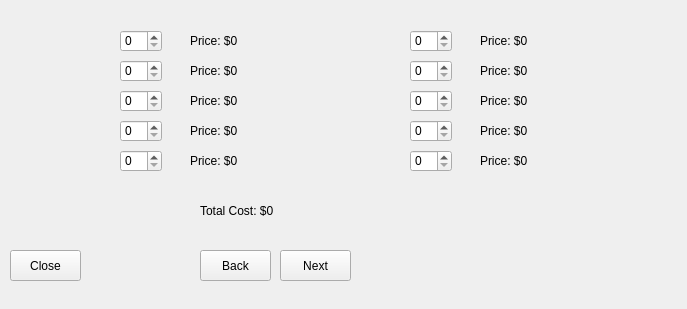
<?xml version="1.0" encoding="UTF-8"?>
<ui version="4.0">
 <class>Form</class>
 <widget class="QWidget" name="Form">
  <property name="geometry">
   <rect>
    <x>0</x>
    <y>0</y>
    <width>687</width>
    <height>309</height>
   </rect>
  </property>
  <property name="windowTitle">
   <string>Form</string>
  </property>
  <widget class="QSpinBox" name="spinBox">
   <property name="geometry">
    <rect>
     <x>120</x>
     <y>30</y>
     <width>42</width>
     <height>22</height>
    </rect>
   </property>
  </widget>
  <widget class="QPushButton" name="nextButton">
   <property name="geometry">
    <rect>
     <x>280</x>
     <y>250</y>
     <width>71</width>
     <height>31</height>
    </rect>
   </property>
   <property name="text">
    <string>Next</string>
   </property>
  </widget>
  <widget class="QLabel" name="label">
   <property name="geometry">
    <rect>
     <x>190</x>
     <y>30</y>
     <width>111</width>
     <height>21</height>
    </rect>
   </property>
   <property name="text">
    <string>Price: $0</string>
   </property>
  </widget>
  <widget class="QLabel" name="label2">
   <property name="geometry">
    <rect>
     <x>190</x>
     <y>60</y>
     <width>111</width>
     <height>21</height>
    </rect>
   </property>
   <property name="text">
    <string>Price: $0</string>
   </property>
  </widget>
  <widget class="QSpinBox" name="spinBox2">
   <property name="geometry">
    <rect>
     <x>120</x>
     <y>60</y>
     <width>42</width>
     <height>22</height>
    </rect>
   </property>
  </widget>
  <widget class="QLabel" name="label3">
   <property name="geometry">
    <rect>
     <x>190</x>
     <y>90</y>
     <width>111</width>
     <height>21</height>
    </rect>
   </property>
   <property name="text">
    <string>Price: $0</string>
   </property>
  </widget>
  <widget class="QSpinBox" name="spinBox3">
   <property name="geometry">
    <rect>
     <x>120</x>
     <y>90</y>
     <width>42</width>
     <height>22</height>
    </rect>
   </property>
  </widget>
  <widget class="QLabel" name="label4">
   <property name="geometry">
    <rect>
     <x>190</x>
     <y>120</y>
     <width>111</width>
     <height>21</height>
    </rect>
   </property>
   <property name="text">
    <string>Price: $0</string>
   </property>
  </widget>
  <widget class="QSpinBox" name="spinBox4">
   <property name="geometry">
    <rect>
     <x>120</x>
     <y>120</y>
     <width>42</width>
     <height>22</height>
    </rect>
   </property>
  </widget>
  <widget class="QLabel" name="label5">
   <property name="geometry">
    <rect>
     <x>190</x>
     <y>150</y>
     <width>111</width>
     <height>21</height>
    </rect>
   </property>
   <property name="text">
    <string>Price: $0</string>
   </property>
  </widget>
  <widget class="QSpinBox" name="spinBox5">
   <property name="geometry">
    <rect>
     <x>120</x>
     <y>150</y>
     <width>42</width>
     <height>22</height>
    </rect>
   </property>
  </widget>
  <widget class="QLabel" name="label6">
   <property name="geometry">
    <rect>
     <x>480</x>
     <y>30</y>
     <width>111</width>
     <height>21</height>
    </rect>
   </property>
   <property name="text">
    <string>Price: $0</string>
   </property>
  </widget>
  <widget class="QSpinBox" name="spinBox6">
   <property name="geometry">
    <rect>
     <x>410</x>
     <y>30</y>
     <width>42</width>
     <height>22</height>
    </rect>
   </property>
  </widget>
  <widget class="QLabel" name="label7">
   <property name="geometry">
    <rect>
     <x>480</x>
     <y>60</y>
     <width>111</width>
     <height>21</height>
    </rect>
   </property>
   <property name="text">
    <string>Price: $0</string>
   </property>
  </widget>
  <widget class="QSpinBox" name="spinBox7">
   <property name="geometry">
    <rect>
     <x>410</x>
     <y>60</y>
     <width>42</width>
     <height>22</height>
    </rect>
   </property>
  </widget>
  <widget class="QLabel" name="label8">
   <property name="geometry">
    <rect>
     <x>480</x>
     <y>90</y>
     <width>111</width>
     <height>21</height>
    </rect>
   </property>
   <property name="text">
    <string>Price: $0</string>
   </property>
  </widget>
  <widget class="QSpinBox" name="spinBox8">
   <property name="geometry">
    <rect>
     <x>410</x>
     <y>90</y>
     <width>42</width>
     <height>22</height>
    </rect>
   </property>
  </widget>
  <widget class="QLabel" name="label9">
   <property name="geometry">
    <rect>
     <x>480</x>
     <y>120</y>
     <width>111</width>
     <height>21</height>
    </rect>
   </property>
   <property name="text">
    <string>Price: $0</string>
   </property>
  </widget>
  <widget class="QSpinBox" name="spinBox9">
   <property name="geometry">
    <rect>
     <x>410</x>
     <y>120</y>
     <width>42</width>
     <height>22</height>
    </rect>
   </property>
  </widget>
  <widget class="QLabel" name="label10">
   <property name="geometry">
    <rect>
     <x>480</x>
     <y>150</y>
     <width>111</width>
     <height>21</height>
    </rect>
   </property>
   <property name="text">
    <string>Price: $0</string>
   </property>
  </widget>
  <widget class="QSpinBox" name="spinBox10">
   <property name="geometry">
    <rect>
     <x>410</x>
     <y>150</y>
     <width>42</width>
     <height>22</height>
    </rect>
   </property>
  </widget>
  <widget class="QLabel" name="label11">
   <property name="geometry">
    <rect>
     <x>200</x>
     <y>200</y>
     <width>161</width>
     <height>21</height>
    </rect>
   </property>
   <property name="text">
    <string>Total Cost: $0</string>
   </property>
  </widget>
  <widget class="QPushButton" name="backButton">
   <property name="geometry">
    <rect>
     <x>200</x>
     <y>250</y>
     <width>71</width>
     <height>31</height>
    </rect>
   </property>
   <property name="text">
    <string>Back</string>
   </property>
  </widget>
  <widget class="QPushButton" name="closeButton">
   <property name="geometry">
    <rect>
     <x>10</x>
     <y>250</y>
     <width>71</width>
     <height>31</height>
    </rect>
   </property>
   <property name="text">
    <string>Close</string>
   </property>
  </widget>
  <widget class="QLabel" name="label_2">
   <property name="geometry">
    <rect>
     <x>10</x>
     <y>30</y>
     <width>111</width>
     <height>20</height>
    </rect>
   </property>
   <property name="font">
    <font>
     <weight>75</weight>
     <bold>true</bold>
    </font>
   </property>
   <property name="text">
    <string/>
   </property>
  </widget>
  <widget class="QLabel" name="label_3">
   <property name="geometry">
    <rect>
     <x>10</x>
     <y>60</y>
     <width>111</width>
     <height>20</height>
    </rect>
   </property>
   <property name="font">
    <font>
     <weight>75</weight>
     <bold>true</bold>
    </font>
   </property>
   <property name="text">
    <string/>
   </property>
  </widget>
  <widget class="QLabel" name="label_4">
   <property name="geometry">
    <rect>
     <x>10</x>
     <y>90</y>
     <width>111</width>
     <height>20</height>
    </rect>
   </property>
   <property name="font">
    <font>
     <weight>75</weight>
     <bold>true</bold>
    </font>
   </property>
   <property name="text">
    <string/>
   </property>
  </widget>
  <widget class="QLabel" name="label_5">
   <property name="geometry">
    <rect>
     <x>10</x>
     <y>120</y>
     <width>111</width>
     <height>20</height>
    </rect>
   </property>
   <property name="font">
    <font>
     <weight>75</weight>
     <bold>true</bold>
    </font>
   </property>
   <property name="text">
    <string/>
   </property>
  </widget>
  <widget class="QLabel" name="label_6">
   <property name="geometry">
    <rect>
     <x>10</x>
     <y>150</y>
     <width>111</width>
     <height>20</height>
    </rect>
   </property>
   <property name="font">
    <font>
     <weight>75</weight>
     <bold>true</bold>
    </font>
   </property>
   <property name="text">
    <string/>
   </property>
  </widget>
  <widget class="QLabel" name="label_7">
   <property name="geometry">
    <rect>
     <x>300</x>
     <y>30</y>
     <width>111</width>
     <height>20</height>
    </rect>
   </property>
   <property name="font">
    <font>
     <weight>75</weight>
     <bold>true</bold>
    </font>
   </property>
   <property name="text">
    <string/>
   </property>
  </widget>
  <widget class="QLabel" name="label_8">
   <property name="geometry">
    <rect>
     <x>300</x>
     <y>60</y>
     <width>111</width>
     <height>20</height>
    </rect>
   </property>
   <property name="font">
    <font>
     <weight>75</weight>
     <bold>true</bold>
    </font>
   </property>
   <property name="text">
    <string/>
   </property>
  </widget>
  <widget class="QLabel" name="label_9">
   <property name="geometry">
    <rect>
     <x>300</x>
     <y>90</y>
     <width>111</width>
     <height>20</height>
    </rect>
   </property>
   <property name="font">
    <font>
     <weight>75</weight>
     <bold>true</bold>
    </font>
   </property>
   <property name="text">
    <string/>
   </property>
  </widget>
  <widget class="QLabel" name="label_10">
   <property name="geometry">
    <rect>
     <x>300</x>
     <y>120</y>
     <width>111</width>
     <height>20</height>
    </rect>
   </property>
   <property name="font">
    <font>
     <weight>75</weight>
     <bold>true</bold>
    </font>
   </property>
   <property name="text">
    <string/>
   </property>
  </widget>
  <widget class="QLabel" name="label_11">
   <property name="geometry">
    <rect>
     <x>300</x>
     <y>150</y>
     <width>111</width>
     <height>20</height>
    </rect>
   </property>
   <property name="font">
    <font>
     <weight>75</weight>
     <bold>true</bold>
    </font>
   </property>
   <property name="text">
    <string/>
   </property>
  </widget>
  <widget class="QLabel" name="label12">
   <property name="geometry">
    <rect>
     <x>130</x>
     <y>180</y>
     <width>261</width>
     <height>21</height>
    </rect>
   </property>
   <property name="font">
    <font>
     <weight>75</weight>
     <bold>true</bold>
    </font>
   </property>
   <property name="text">
    <string/>
   </property>
   <property name="alignment">
    <set>Qt::AlignCenter</set>
   </property>
  </widget>
 </widget>
 <resources/>
 <connections/>
</ui>
